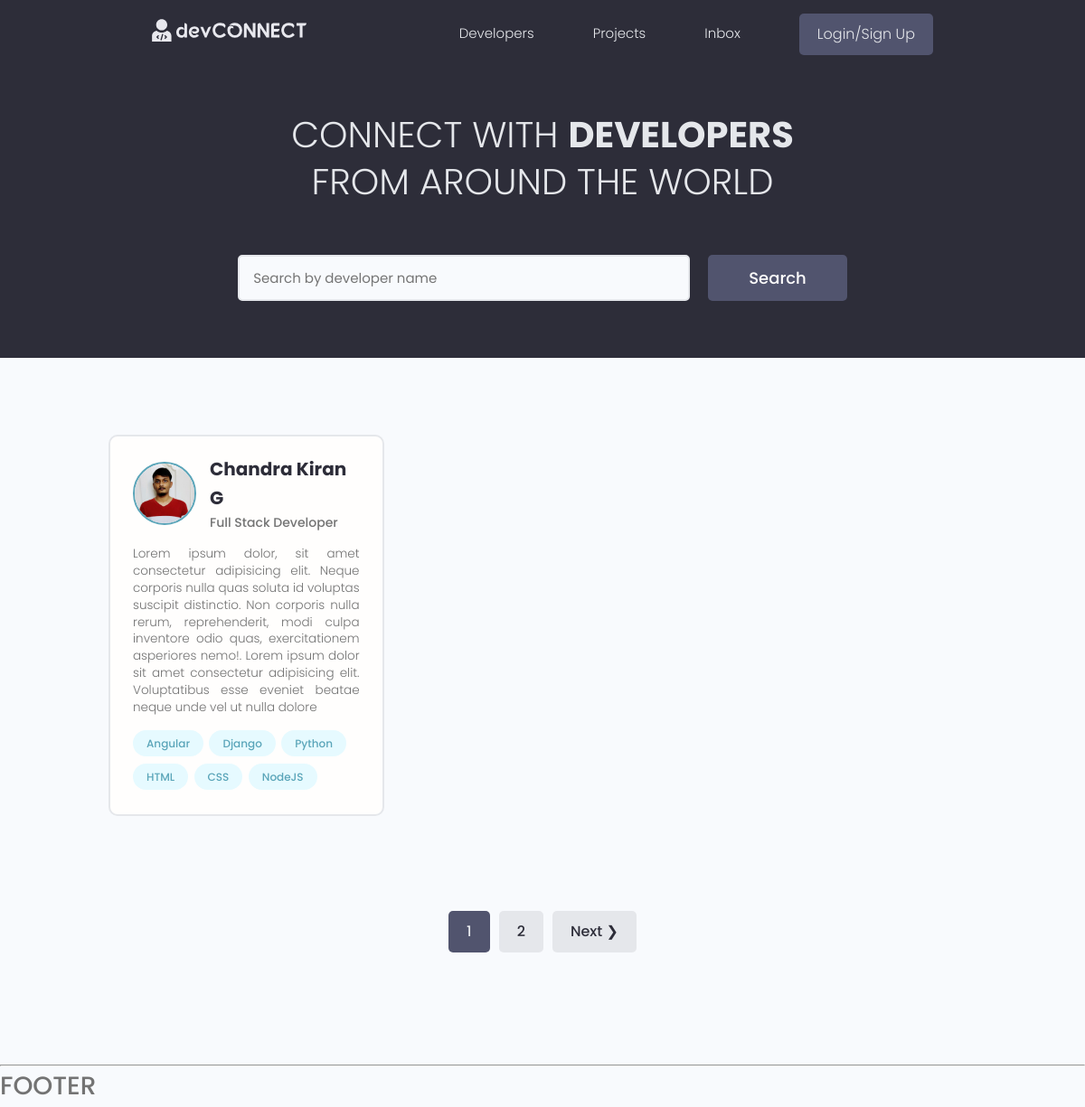
The app's page /, older data.
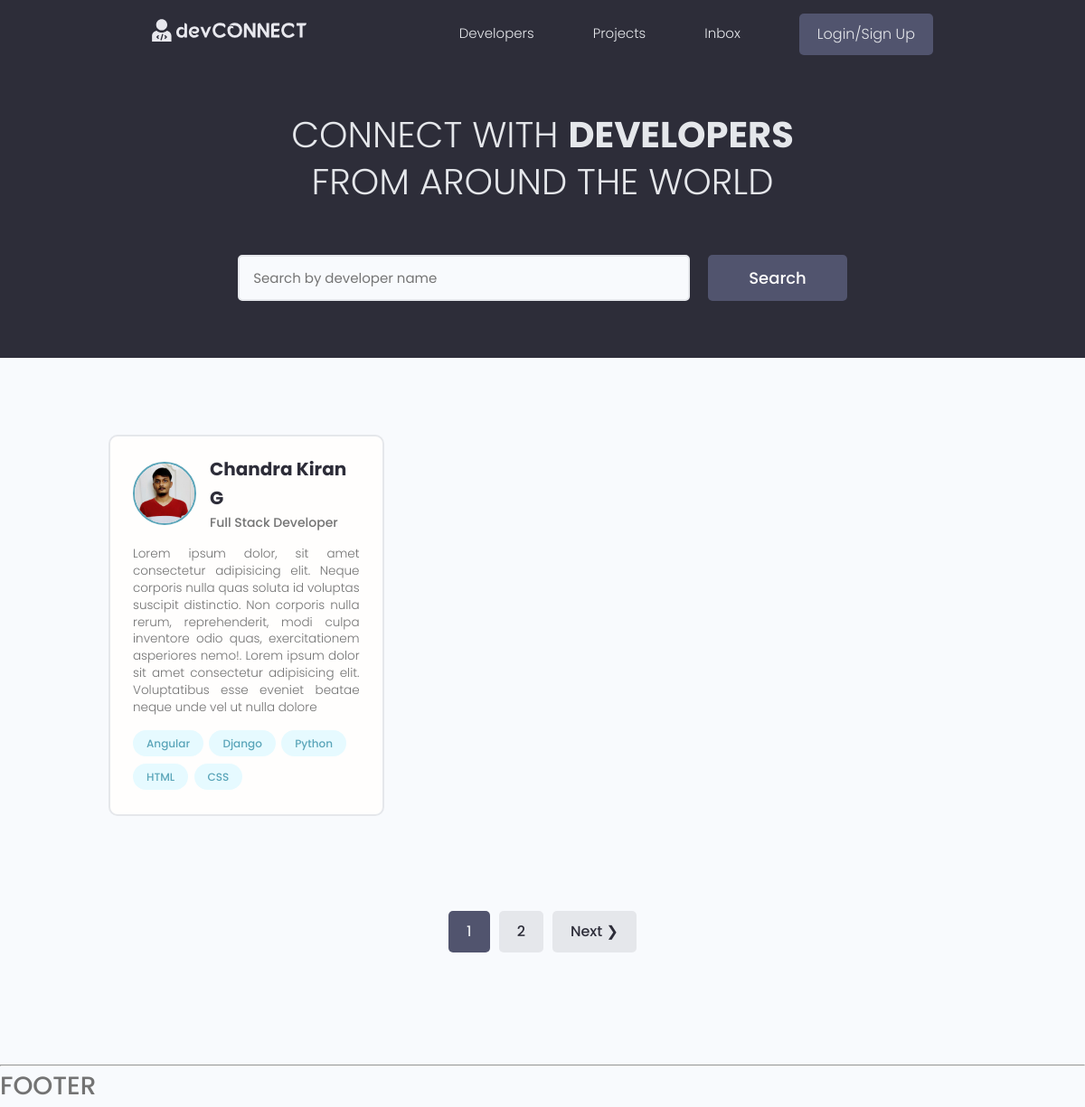
The same page, newer data.
### users/models.py (models this page shows, shortened)
class Profile(models.Model):
    user = models.OneToOneField(User, on_delete=models.CASCADE, null=True, blank=True)
    name = models.CharField(max_length=200, null=True, blank=True)
    email = models.CharField(max_length=200, null=True, blank=True)
    username = models.CharField(max_length=200, null=True, blank=True)
    location = models.CharField(max_length=200, blank=True, null=True)
    headline = models.CharField(max_length=300, null=True, blank=True)
    bio = models.TextField(null=True, blank=True)
    profile_image = models.ImageField(null=True, blank=True, upload_to='profiles/', default="profiles/defaultuser.png")
    social_github = models.CharField(max_length=200, null=True, blank=True)
    social_twitter = models.CharField(max_length=200, null=True, blank=True)
    social_linkedin = models.CharField(max_length=200, null=True, blank=True)
    social_youtube = models.CharField(max_length=200, null=True, blank=True)
    social_website = models.CharField(max_length=200, null=True, blank=True)
    created = models.DateTimeField(auto_now_add=True)
    id = models.UUIDField(default=uuid.uuid4, unique=True, primary_key=True, editable=False)

class Skill(models.Model):
    owner = models.ForeignKey(Profile, on_delete=models.CASCADE, blank=True, null=True)
    name = models.CharField(max_length=200, blank=True, null=True)
    description = models.TextField(blank=True, null=True)
    created = models.DateTimeField(auto_now_add=True)
    id = models.UUIDField(default=uuid.uuid4, unique=True, primary_key=True, editable=False)
    def __str__(self):
        return str(self.name)

### users/views.py (the view)
# urls.py: path('', views.profiles, name="profiles"),
def profiles(request):
    profiles, search_query = searchProfiles(request)
    custom_range, profiles = paginateProfiles(request, profiles, 1)
    context = {'profiles' : profiles, 'search_query' : search_query, 'custom_range' : custom_range}
    return render(request, "users/profiles.html", context)

### users/utils.py (called while the page is built)
def searchProfiles(request):
    search_query = ''
    if request.GET.get('search_query'):
        search_query = request.GET.get('search_query')
    skills = Skill.objects.filter(name__icontains = search_query)
    profiles = Profile.objects.distinct().filter(
        Q(name__icontains = search_query) |
        Q(headline__icontains = search_query) |
        Q(skill__in = skills)
    )
    return profiles, search_query

def paginateProfiles(request, profiles, results):
    page = request.GET.get('page')
    paginator = Paginator(profiles, results)
    try:
        profiles = paginator.page(page)
    except PageNotAnInteger:
        page = 1
        profiles = paginator.page(page)
    except EmptyPage:
        page = paginator.num_pages
        profiles = paginator.page(page)
    leftIndex = (int(page) - 4)
    if leftIndex < 1:
        leftIndex = 1
    rightIndex = (int(page) + 5)
    if rightIndex > paginator.num_pages:
        rightIndex = paginator.num_pages + 1
    custom_range = range(leftIndex, rightIndex)
    return custom_range, profiles

### users/templates/users/profiles.html (shortened to what this page needs)
{% extends 'main.html' %}
{% block content %}
<main class="home">
    <section class="hero-section text-center">
        <div class="container container--narrow">
            <div class="hero-section__box">
                <h2>CONNECT WITH <span>DEVELOPERS</span></h2>
                <h2>FROM AROUND THE WORLD</h2>
            </div>
            <div class="hero-section__search">
                <form class="form" action="" method="get">
                    <div class="form__field">
                        <input class="input input--text" id="formInput#search" type="text" name="search_query"
                            value="{{search_query}}" placeholder="Search by developer name" autocomplete="off" />
                    </div>
                    <input class="btn btn--sub btn--lg" type="submit" value="Search" />
                </form>
            </div>
        </div>
    </section>
    <section class="devlist">
        <div class="container">
            <div class="grid grid--three">
                {% for profile in profiles %}
                <div class="column card">
                    <div class="dev">
                        <a href="{% url 'user-profile' profile.id %}" class="card__body">
                            <div class="dev__profile">
                                <img class="avatar avatar--md" src="{{profile.profile_image.url}}"
                                    alt="profile-image" />
                                <div class="dev__meta">
                                    <h3>{{profile.name}}</h3>
                                    <h5>{{profile.headline | slice:"80"}}</h5>
                                </div>
                            </div>
                            <p class="dev__info">
                                {{profile.bio | slice:"350"}}
                            </p>
                            <div class="dev__skills">
                                {% for skill in profile.skill_set.all|slice:"6" %}
                                <span class="tag tag--pill tag--main">
                                    <small>{{skill}}</small>
                                </span>
                                {% endfor %}
                            </div>
                        </a>
                    </div>
                </div>
                {% endfor %}
            </div>
        </div>
    </section>
    {% include 'pagination.html' with queryset=profiles custom_range=custom_range %}
</main>
{% endblock content %}

### templates/main.html (shortened to what this page needs)
<!DOCTYPE html>
{% load static %}
<html lang="en">
<head>
    <link rel="stylesheet" href="https://cdn.iconmonstr.com/1.3.0/css/iconmonstr-iconic-font.min.css" />
    <link rel="stylesheet" href="{% static 'uikit/styles/uikit.css' %}" />
    <link rel="stylesheet" href="{% static 'styles/app.css' %}" />
</head>
<body>
    {% include 'navbar.html' %}
    {% block content %}
    {% endblock content %}
    <br>
    <hr>
    <h4>FOOTER</h4>
</body>
</html>

### templates/navbar.html (shortened to what this page needs)
{% load static %}
<header class="header">
    <div class="container container--narrow">
      <a href="{% url 'profiles' %}" class="header__logo">
        <img src="{% static 'images/logo3.svg' %}" alt="DevSearch Logo" />
      </a>
      <nav class="header__nav">
        <ul class="header__menu">
          <li class="header__menuItem"><a href="{% url 'profiles' %}">Developers</a></li>
          <li class="header__menuItem"><a href="{% url 'projects' %}">Projects</a></li>
          <li class="header__menuItem"><a href="">Inbox</a></li>
          {% if request.user.is_authenticated %}
          <li class="header__menuItem"><a href="{% url 'account' %}">Account</a></li>
          <li class="header__menuItem"><a href="{% url 'logout' %}" class="btn btn--sub">Logout</a></li>
          {% else %}
          <li class="header__menuItem"><a href="{% url 'login' %}" class="btn btn--sub">Login/Sign Up</a></li>
          {% endif %}
        </ul>
      </nav>
    </div>
  </header>

### templates/pagination.html (shortened to what this page needs)
{% if queryset.has_other_pages %}
<div class="pagination">
    <ul class="container">
        {% for page in custom_range %}
        {% if page == queryset.number %}
        <li>
            <a href="?page={{page}}" class="btn page-link btn--sub">{{page}}</a>
        </li>
        {% else %}
        <li>
            <a href="?page={{page}}" class="btn page-link">{{page}}</a>
        </li>
        {% endif %}
        {% endfor %}
        {% if queryset.has_next %}
        <li>
            <a href="?page={{queryset.next_page_number}}" class="btn page-link">Next &#10095;</a>
        </li>
        {% endif %}
    </ul>
</div>
{% endif %}

### static/styles/app.css (style rules this page uses)
:root { --color-sub: #2d2d39; }
.btn--sub { background-color: var(--color-sub-light); }
.card { border: 2px solid var(--color-light); }
img { width: 100%; }
.header { position: sticky; z-index: 111; background-color: var(--color-sub); padding: 1.5rem 0; }
.header > .container { display: flex; justify-content: space-between; align-items: center; }
.header__logo > img { height: 2.5rem; }
.header__nav > ul { display: inline-flex; align-items: center; list-style: none; gap: 6.5rem; }
.header__menuItem > a { color: var(--color-light); font-weight: 300; }
.hero-section { height: 40vh; display: flex; align-items: center; background-color: var(--color-sub); }
.hero-section__box { margin-bottom: 4rem; }
.hero-section__box > h2, .hero-section__box > h2 > span { font-size: 4rem; color: var(--color-light); line-height: 1.3; text-transform: uppercase; }
.hero-section__box > h2 { font-weight: 300; }
.hero-section__box > h2 > span { font-weight: 700; }
.hero-section__search > .form { display: flex; align-items: center; justify-content: center; gap: 2rem; }
.hero-section__search > .form input.input--text { width: 50rem; }
.devlist { margin-top: 8rem; }
.devlist .grid { align-items: stretch; }
.devlist .dev .dev__profile { display: flex; align-items: center; gap: 1.5rem; }
.devlist .dev .dev__meta h3 { color: var(--color-sub); font-size: 2rem; font-weight: 700; }
.devlist .dev .dev__meta h5 { color: var(--color-text); font-size: 1.4rem; font-weight: 500; }
.devlist .dev .dev__info { margin: 1.5rem 0; font-size: 1.35rem; line-height: 1.4; text-align: justify; }
.pagination { margin-top: 8rem; margin-bottom: 10rem; }
.pagination > ul { flex-wrap: wrap; list-style: none; display: flex; align-items: center; justify-content: center; gap: 1rem; }
.pagination .btn { color: var(--color-sub); }
.pagination .btn.btn--sub { color: var(--color-light); }

### static/uikit/styles/modules/_variables.css (style rules this page uses)
:root { --color-main: #5aa5b9; --color-main-light: #e6faff; --color-sub: #3f4156; --color-sub-light: #51546e; --color-sub-lighter: #ededfd; --color-text: #737373; --color-gray: #8b8b8b; --color-light: #e5e7eb; --color-light-gray: #767676; --color-bg: #f8fafd; --color-white: #fffefd; --color-white-light: #f3f3f3; --color-success: #359e64; --color-success-bg: #def8e8; --color-error: #fc4b0b; --color-error-bg: #fff2ee; --font-base: 'Poppins', arial, helvetica, 'Segoe UI', roboto, ubuntu, sans-serif; --font-monospace: 'Fira Code', 'Courier New', courier, monospace; --font-regular: 300; --font-medium: 500; --font-bold: 700; --generic-shadow: 1px 1px 5px #00000010; --generic-transition: all 0.3s ease-in-out; }

### static/uikit/styles/modules/_base.css (style rules this page uses)
* { margin: 0; padding: 0; box-sizing: border-box; text-rendering: optimizeLegibility; color: inherit; font-size: inherit; }
html { font-size: 50%; }
@media only screen and (min-width: 480px) { html { font-size: 56.25%; } }
@media only screen and (min-width: 1200px) { html { font-size: 62.5%; } }
body { line-height: 1.6; font-weight: 400; font-size: 1.5rem; color: var(--color-text); background-color: var(--color-bg); min-height: 100vh; }

### static/uikit/styles/modules/_typography.css (style rules this page uses)
* { font-family: var(--font-base); }
h2 { font-size: 3.6rem; font-weight: var(--font-bold); }
h3 { font-size: 3.2rem; font-weight: var(--font-medium); }
h4 { font-size: 2.8rem; font-weight: var(--font-medium); }
h5 { font-size: 2.4rem; font-weight: var(--font-medium); }
h5, h6 { font-weight: var(--font-regular); }
p, span, strong { font-size: 1.6rem; color: var(--color-text); font-weight: var(--font-regular); }
a { padding-bottom: 2px; text-decoration: none; display: inline-block; color: var(--color-main); font-weight: var(--font-medium); }

### static/uikit/styles/modules/_utilities.css (style rules this page uses)
.container { width: 92%; max-width: 165rem; margin: 0 auto; box-sizing: border-box; }
.container--narrow { width: 92%; max-width: 120rem; }
@media screen and (min-width: 1000px) { .container { width: 90%; } }
@media screen and (min-width: 1000px) { .container--narrow { width: 85%; } }
@media screen and (min-width: 1200px) { .container { width: 80%; } }
@media screen and (min-width: 1200px) { .container--narrow { width: 72%; } }
.text-center { text-align: center; }

### static/uikit/styles/modules/_avatar.css (style rules this page uses)
.avatar { border-radius: 50%; border: 2px solid var(--color-main); object-fit: cover; }
.avatar--md { height: 7rem; width: 7rem; }

### static/uikit/styles/modules/_card.css (style rules this page uses)
.card { border-radius: 1rem; background-color: var(--color-white); border: 1.5px solid var(--color-light); width: auto; height: auto; margin-top: 0.5rem; margin-bottom: 0.5rem; overflow: hidden; }
.card__body, .card__header { padding: 2rem 2.5rem; }

Row changes from the older to the newer data that the page shows:
removed Skill: name "NodeJS"
